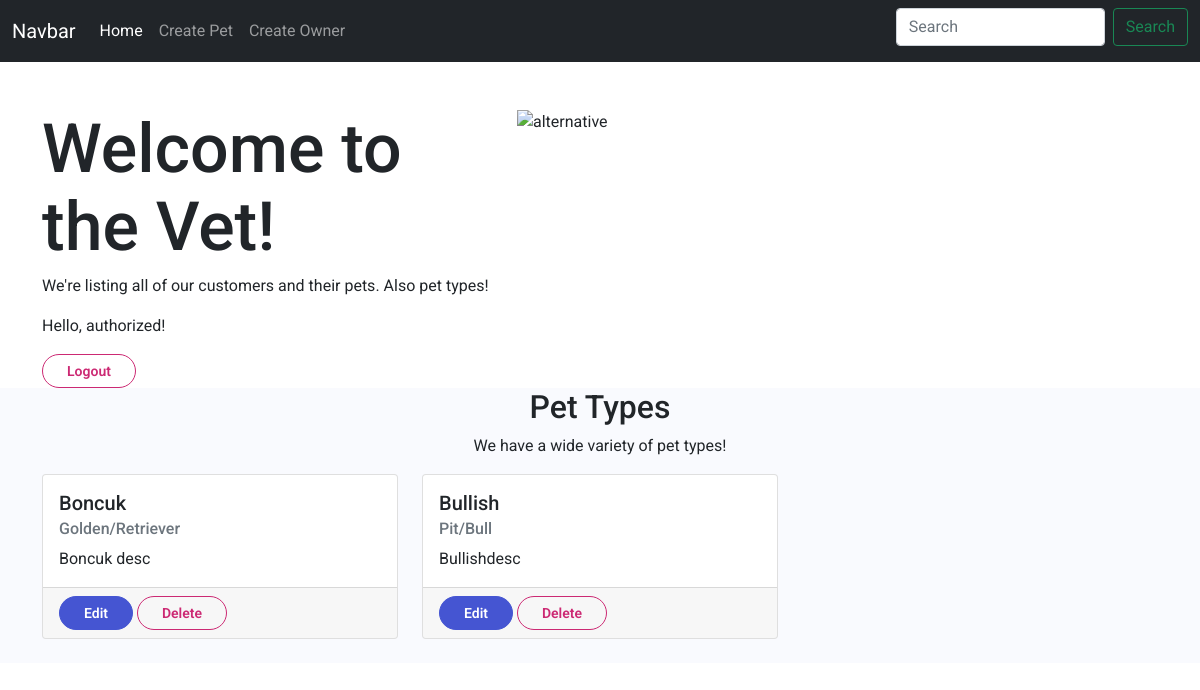
The app's page / (signed in) with its own data.
### vet_website/models.py (models this page shows, shortened)
class Pet(models.Model):
    name = models.CharField(max_length=100)
    age = models.IntegerField()
    description = models.TextField()
    type = models.CharField(max_length=100)
    genus = models.CharField(max_length=100)

### vet_website/views.py (the view)
# urls.py: 2. Add a URL to urlpatterns:  path('', Home.as_view(), name='home')
def Home(request):
    if 'searchbar' in request.GET:
        searchbar = request.GET['searchbar']
        searchedpets = Pet.objects.filter(name__icontains=searchbar)
        searchedowners = Owner.objects.filter(firstname__icontains=searchbar)
        context ={'searchedpets':searchedpets,'searchedowners':searchedowners}
    else:
        pets = Pet.objects.all()
        owners = Owner.objects.all()
        matched = PetOwnerMatching.objects.all()
        context={'pets':pets,'owners':owners,'matched':matched}
    return render(request,'home.html',context)

### vet_website/templates/home.html (shortened to what this page needs)
{% extends 'base.html'%}
{% block content %}
    <header id="header" class="header pt-5">
        <div class="container">
            <div class="row">
                <div class="col-lg-7 col-xl-5">
                    <div class="text-container">
                        <h1 class="h1-large">Welcome to the Vet!</h1>
                        <p class="p-large">We're listing all of our customers and their pets. Also pet types!</p>
                        {%if user.is_authenticated%}
                        <p class="section-subtitle">Hello, {{request.user}}!</p>
                        <a class=" btn-outline-lg" href="{% url 'Logout' %}">Logout</a>
                        {%else%}
                        <a class=" btn-solid-lg" href="{% url 'Register' %}">Kayıt Ol</a>
                        <a class=" btn-outline-lg" href="{% url 'Login' %}">Giriş Yap</a>
                        {%endif%}
                    </div>
                </div>
                <div class="col-lg-5 col-xl-7">
                    <div class="image-container">
                        <img class="img-fluid" src="https://www.rover.com/blog/wp-content/uploads/2017/11/twenty20_b121f53e-e044-405a-b73c-8a50bf08681d-960x540.jpg" alt="alternative">
                    </div>
                </div>
            </div>
        </div>
    </header>
    <div class="bg-gray">
        <div class="container">
            <div class="row">
                <div class="col">
                    <div class="section-title-container text-center">
                        <h2 class="section-title mb-2">Pet Types</h2>
                        <p class="section-subtitle">We have a wide variety of pet types!</p>
                    </div>
                </div>
            </div>
            <div class="row row-cols-1 row-cols-md-3 g-4 pb-4">
                {% if pets %}
                {% for pet in pets %}
                <div class="col">
                    <div class="card">
                        <div class="card-body">
                            <h5 class="card-title">{{pet.name}}</h5>
                            <h6 class="card-subtitle mb-2 text-muted">{{pet.type}}/{{pet.genus}}</h6>
                            <p class="card-text">{{pet.description}}</p>
                        </div>
                        {%if user.is_authenticated%}
                        <div class="card-footer">
                            <a href="{% url 'UpdatePet' pet.id %}" class="btn-solid-lg">Edit</a>
                            <a href="{% url 'DeletePet' pet.id %}" class="btn-outline-lg">Delete</a>
                        </div>
                        {%endif%}
                    </div>
                </div>
                {%endfor%}
                {%endif%}
            </div>
        </div>
    </div>
    {%endblock%}

### vet_website/static/style.css (style rules this page uses)
body { font-family: 'Roboto', sans-serif; }
.btn-outline-lg { display: inline-block; padding: 1rem 1.5rem 1rem 1.5rem; border: 1px solid #cc2973; border-radius: 30px; background-color: transparent; color: #cc2973; font-weight: 600; font-size: 0.875rem; line-height: 0; text-decoration: none; transition: all 0.2s; }
.btn-solid-lg { display: inline-block; padding: 1rem 1.5rem 1rem 1.5rem; border: 1px solid #4555d2; border-radius: 30px; background-color: #4555d2; color: #ffffff; font-weight: 600; font-size: 0.875rem; line-height: 0; text-decoration: none; transition: all 0.2s; }
.bg-gray { background-color: #f9fafe; }
.header .h1-large { font-size: 4.25rem; line-height: 4.875rem; }

### records on screen
Pet: name "Boncuk", type "Golden", genus "Retriever", description "Boncuk desc"
Pet: name "Bullish", type "Pit", genus "Bull", description "Bullishdesc"

### other values on screen
{{ request.user }} "authorized"
